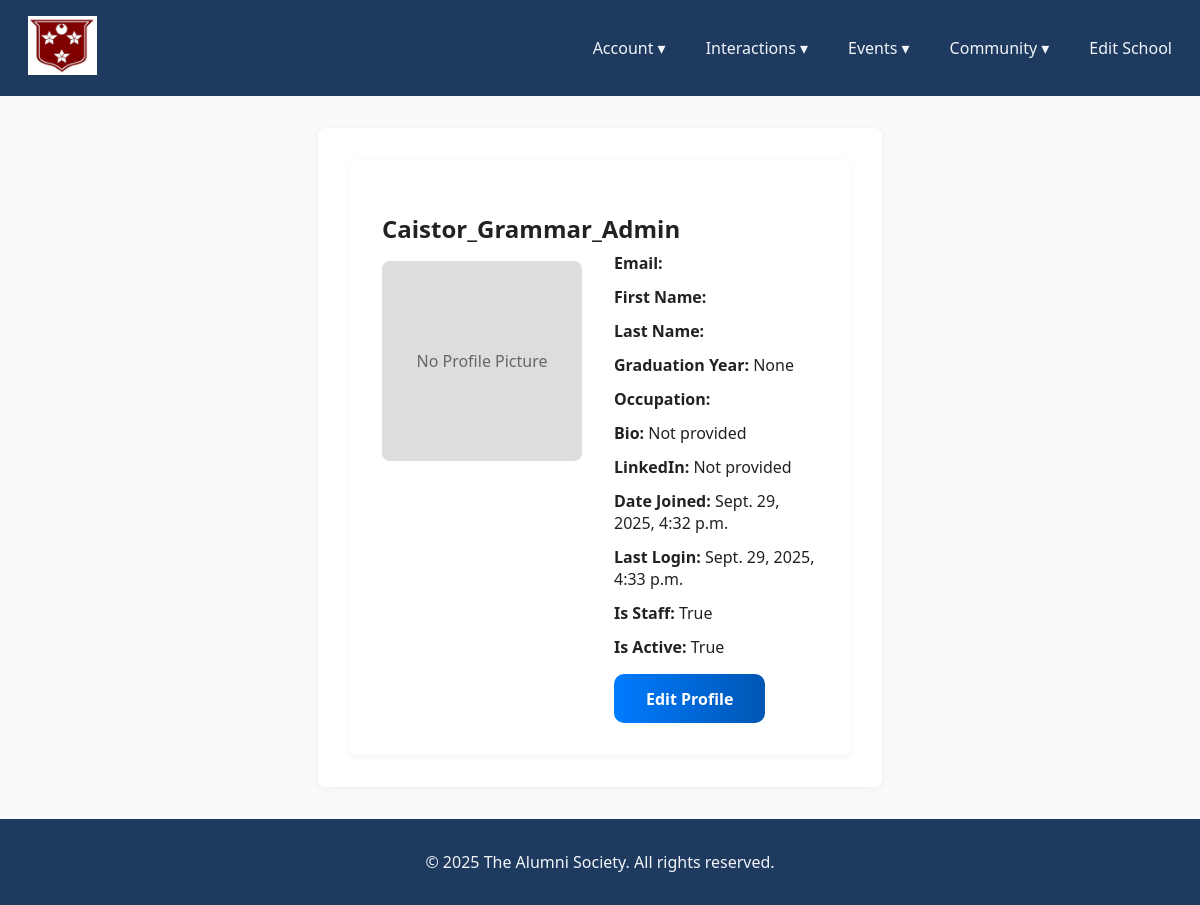
The app's page /accounts/profile/ (signed in), older data.
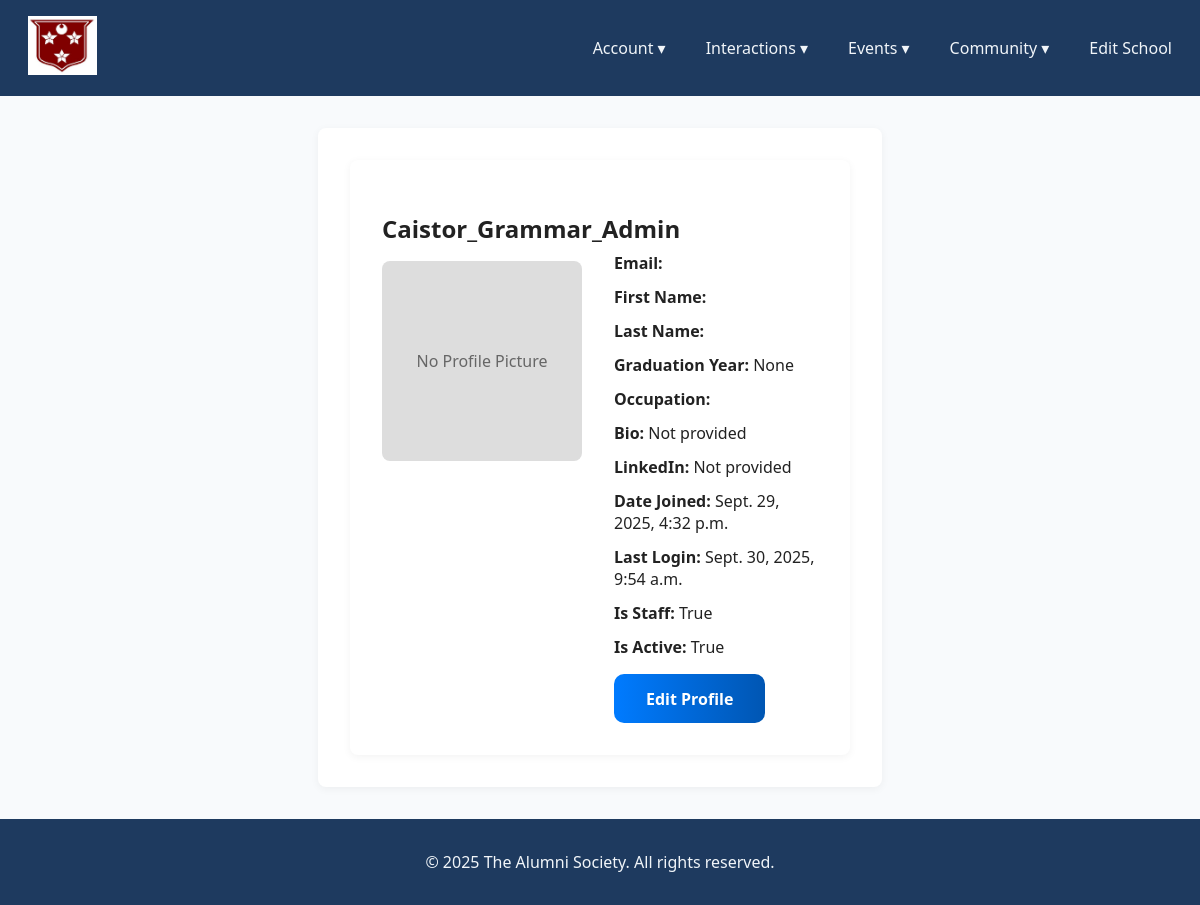
The same page, newer data.
### Accounts/models.py (models this page shows, shortened)
class User(AbstractUser):
    school = models.ForeignKey(School, on_delete=models.CASCADE, related_name="users", null=True, blank=True)
    graduation_year = models.PositiveIntegerField(null=True, blank=True)
    occupation = models.CharField(max_length=100, blank=True)
    bio = models.TextField(blank=True)
    linkedin_url = models.URLField(blank=True)
    profile_picture = models.ImageField(upload_to='profile_pics/', blank=True, null=True)
    is_staff_account = models.BooleanField(default=False)
    is_superuser_account = models.BooleanField(default=False)
    is_student_account = models.BooleanField(default=False)

### schools/models.py (models this page shows, shortened)
class School(models.Model):
    name = models.CharField(max_length=255, unique=True)
    logo = models.ImageField(upload_to="school_logos/", blank=True, null=True)
    description = models.TextField(blank=True)
    address = models.TextField(blank=True)
    banner_image = models.ImageField(upload_to="school_banners/", blank=True, null=True)

### Accounts/views.py (the view)
    def wrapper(request, *args, **kwargs):
        if not request.user.is_authenticated:
            return redirect('Accounts:login')
        return view_func(request, *args, **kwargs)

### Accounts/views.py (called while the page is built)
def user_login_required(view_func):
    def wrapper(request, *args, **kwargs):
        if not request.user.is_authenticated:
            return redirect('Accounts:login')
        return view_func(request, *args, **kwargs)
    return wrapper

@user_login_required
def profile_view(request):
    if not request.user.is_authenticated:
        return redirect('Accounts:login')
    return render(request, 'accounts/profile.html', {'user': request.user})

### Accounts/templates/accounts/profile.html
{% extends "Main/base.html" %}
{% load static %}
{% block content %}
<div class="profile-container">
    <div class="profile-box">
        <div class="profile-left">
            <h2 class="profile-username">{{ user.username }}</h2>
            {% if user.profile_picture %}
            <img src="{{ user.profile_picture.url }}" alt="Profile picture" class="profile-img">
            {% else %}
            <div class="no-picture">No Profile Picture</div>
            {% endif %}
        </div>
        <div class="profile-right">
            <ul>
                <br><br>
                <li><strong>Email:</strong> {{ user.email }}</li>
                <li><strong>First Name:</strong> {{ user.first_name }}</li>
                <li><strong>Last Name:</strong> {{ user.last_name }}</li>
                <li><strong>Graduation Year:</strong> {{ user.graduation_year }}</li>
                <li><strong>Occupation:</strong> {{ user.occupation }}</li>
                <li><strong>Bio:</strong> {{ user.bio|default:"Not provided" }}</li>
                <li><strong>LinkedIn:</strong>
                    {% if user.linkedin_url %}
                    <a class="social" href="{{ user.linkedin_url }}" target="_blank">{{ user.linkedin_url }}</a>
                    {% else %}
                    <span class="text-muted">Not provided</span>
                    {% endif %}
                </li>
                <li><strong>Date Joined:</strong> {{ user.date_joined }}</li>
                <li><strong>Last Login:</strong> {{ user.last_login }}</li>
                <li><strong>Is Staff:</strong> {{ user.is_staff_account }}</li>
                <li><strong>Is Active:</strong> {{ user.is_active }}</li>
            </ul>
            <a href="{% url 'Accounts:edit_profile' %}" class="btn-primary">Edit Profile</a>
        </div>
    </div>
</div>
{% endblock %}

### Main/templates/Main/base.html (shortened to what this page needs)
<!DOCTYPE html>
<html lang="en">
<head>
    {% load static %}
    <link rel="stylesheet" href="{% static 'Main/style.css' %}">
</head>
<body>
<nav>
  <div class="nav-container">
    <div class="logo">
      <a href="{% url 'Main:homepage' %}" class="logo1">
        <p class="navtitle">
          {% if user.is_authenticated %}
            <img class="navbar-logo" src="{{ user.school.logo.url }}">
          {% else %}
            <img class="navbar-logo" src="{% static 'images/The Alumni Society Logo.png' %}" alt="Logo">
            {% endif %}
      </a>
    </div>
    <ul class="nav-links">
      {% if user.is_authenticated %}
      <li class="dropdown">
        <a href="#">Account ▾</a>
      </li>
      <li class="dropdown">
        <a href="#">Interactions ▾</a>
      </li>
      <li class="dropdown">
        <a href="#">Events ▾</a>
      </li>
      <li class="dropdown">
        <a href="#">Community ▾</a>
      </li>
      {% else %}
      <li><a href="{% url 'Accounts:login' %}">Login</a></li>
      <li><a href="{% url 'Accounts:create_account' %}">Create Account</a></li>
      {% endif %}
      {% if user.is_staff_account %}
      <li><a href="{% url 'schools:edit_school' user.school.id %}">Edit School</a></li>
      {% endif %}
    </ul>
  </div>
</nav>
    <main>
        {% block content %}
        {% endblock %}
    </main>
    <footer>
        <p>&copy; {{ year|default:2025 }} The Alumni Society. All rights reserved.</p>
    </footer>
</body>
</html>

Row changes from the older to the newer data that the page shows:
changed User "Caistor_Grammar_Admin": last_login "Sept. 29, 2025, 4:33 p.m." → "Sept. 30, 2025, 9:54 a.m."
